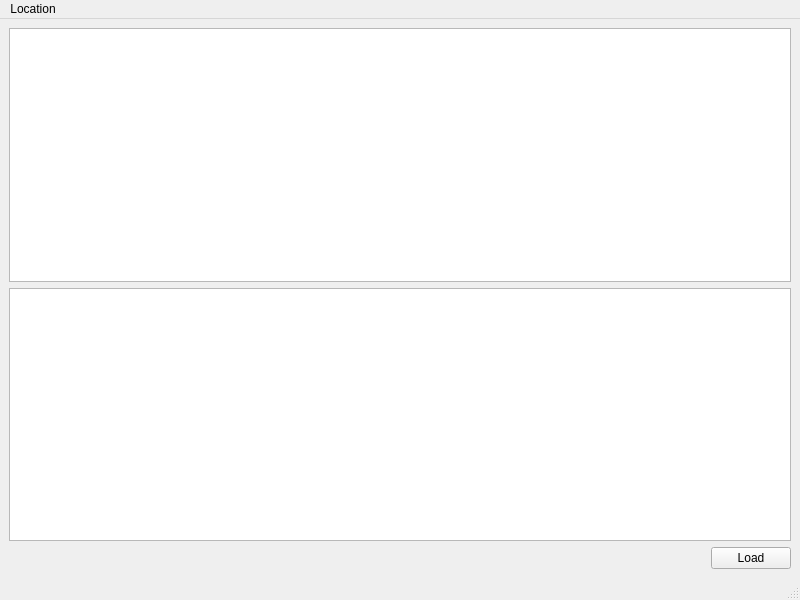
<?xml version="1.0" encoding="UTF-8"?>
<ui version="4.0">
 <class>FileListWindow</class>
 <widget class="QMainWindow" name="FileListWindow">
  <property name="geometry">
   <rect>
    <x>0</x>
    <y>0</y>
    <width>800</width>
    <height>600</height>
   </rect>
  </property>
  <property name="windowTitle">
   <string>MainWindow desktop</string>
  </property>
  <property name="styleSheet">
   <string notr="true"/>
  </property>
  <widget class="QWidget" name="centralwidget">
   <layout class="QVBoxLayout" name="verticalLayout">
    <item>
     <widget class="QTreeView" name="fileListView"/>
    </item>
    <item>
     <widget class="QListView" name="samplesListView">
      <property name="editTriggers">
       <set>QAbstractItemView::NoEditTriggers</set>
      </property>
      <property name="selectionBehavior">
       <enum>QAbstractItemView::SelectRows</enum>
      </property>
     </widget>
    </item>
    <item>
     <layout class="QHBoxLayout" name="bottomButtonsLayout">
      <item>
       <spacer name="horizontalSpacer_2">
        <property name="orientation">
         <enum>Qt::Horizontal</enum>
        </property>
        <property name="sizeHint" stdset="0">
         <size>
          <width>40</width>
          <height>20</height>
         </size>
        </property>
       </spacer>
      </item>
      <item>
       <widget class="QPushButton" name="btnLoad">
        <property name="text">
         <string>Load</string>
        </property>
       </widget>
      </item>
     </layout>
    </item>
   </layout>
  </widget>
  <widget class="QMenuBar" name="menubar">
   <property name="geometry">
    <rect>
     <x>0</x>
     <y>0</y>
     <width>800</width>
     <height>26</height>
    </rect>
   </property>
   <widget class="QMenu" name="menuLocation">
    <property name="title">
     <string>Location</string>
    </property>
    <addaction name="aLocationAssets"/>
    <addaction name="aLocationDocuments"/>
   </widget>
   <addaction name="menuLocation"/>
  </widget>
  <widget class="QStatusBar" name="statusbar"/>
  <action name="aLocationAssets">
   <property name="checkable">
    <bool>true</bool>
   </property>
   <property name="checked">
    <bool>true</bool>
   </property>
   <property name="text">
    <string>Assets</string>
   </property>
   <property name="font">
    <font>
     <pointsize>8</pointsize>
    </font>
   </property>
  </action>
  <action name="aLocationDocuments">
   <property name="checkable">
    <bool>true</bool>
   </property>
   <property name="text">
    <string>Documents</string>
   </property>
   <property name="font">
    <font>
     <pointsize>8</pointsize>
    </font>
   </property>
  </action>
 </widget>
 <resources/>
 <connections>
  <connection>
   <sender>aLocationAssets</sender>
   <signal>triggered()</signal>
   <receiver>FileListWindow</receiver>
   <slot>SelectAssets()</slot>
   <hints>
    <hint type="sourcelabel">
     <x>-1</x>
     <y>-1</y>
    </hint>
    <hint type="destinationlabel">
     <x>399</x>
     <y>299</y>
    </hint>
   </hints>
  </connection>
  <connection>
   <sender>aLocationDocuments</sender>
   <signal>triggered()</signal>
   <receiver>FileListWindow</receiver>
   <slot>SelectDocuments()</slot>
   <hints>
    <hint type="sourcelabel">
     <x>-1</x>
     <y>-1</y>
    </hint>
    <hint type="destinationlabel">
     <x>399</x>
     <y>299</y>
    </hint>
   </hints>
  </connection>
 </connections>
 <slots>
  <slot>SelectAssets()</slot>
  <slot>SelectDocuments()</slot>
 </slots>
</ui>
